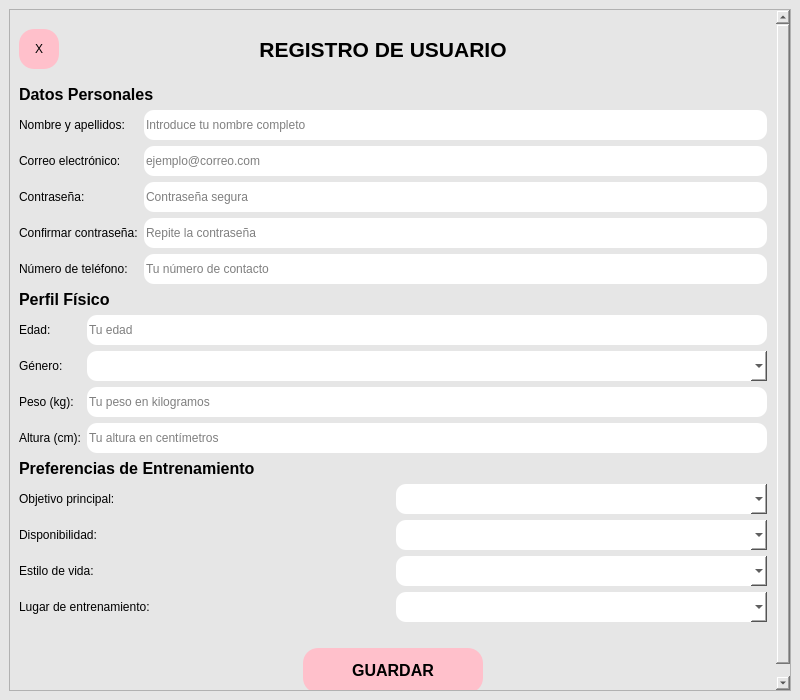
<?xml version="1.0" encoding="UTF-8"?>
<ui version="4.0">
 <class>MainWindow</class>
 <widget class="QMainWindow" name="MainWindow">
  <property name="geometry">
   <rect>
    <x>0</x>
    <y>0</y>
    <width>800</width>
    <height>700</height>
   </rect>
  </property>
  <property name="windowTitle">
   <string>GymSync - Registro de Usuario</string>
  </property>
  <property name="styleSheet">
   <string notr="true">background-color: rgb(230, 230, 230);</string>
  </property>
  <widget class="QWidget" name="centralwidget">
   <layout class="QVBoxLayout" name="verticalLayout">
    <item>
     <widget class="QScrollArea" name="scrollArea">
      <property name="widgetResizable">
       <bool>true</bool>
      </property>
      <widget class="QWidget" name="scrollAreaWidgetContents">
       <property name="geometry">
        <rect>
         <x>0</x>
         <y>0</y>
         <width>759</width>
         <height>723</height>
        </rect>
       </property>
       <layout class="QVBoxLayout" name="verticalLayout_2">
        <item>
         <layout class="QHBoxLayout" name="horizontalLayout_1">
          <item>
           <widget class="QPushButton" name="btn_salir">
            <property name="minimumSize">
             <size>
              <width>40</width>
              <height>40</height>
             </size>
            </property>
            <property name="maximumSize">
             <size>
              <width>40</width>
              <height>40</height>
             </size>
            </property>
            <property name="styleSheet">
             <string notr="true">background-color: rgb(255, 192, 203);
border-radius: 15px;</string>
            </property>
            <property name="text">
             <string>X</string>
            </property>
           </widget>
          </item>
          <item>
           <spacer name="horizontalSpacer">
            <property name="orientation">
             <enum>Qt::Horizontal</enum>
            </property>
            <property name="sizeHint" stdset="0">
             <size>
              <width>40</width>
              <height>20</height>
             </size>
            </property>
           </spacer>
          </item>
          <item>
           <widget class="QLabel" name="lbl_title">
            <property name="font">
             <font>
              <pointsize>16</pointsize>
              <weight>75</weight>
              <bold>true</bold>
             </font>
            </property>
            <property name="text">
             <string>REGISTRO DE USUARIO</string>
            </property>
            <property name="alignment">
             <set>Qt::AlignCenter</set>
            </property>
           </widget>
          </item>
          <item>
           <spacer name="horizontalSpacer_2">
            <property name="orientation">
             <enum>Qt::Horizontal</enum>
            </property>
            <property name="sizeHint" stdset="0">
             <size>
              <width>40</width>
              <height>20</height>
             </size>
            </property>
           </spacer>
          </item>
          <item>
           <widget class="QLabel" name="lbl_logo">
            <property name="minimumSize">
             <size>
              <width>60</width>
              <height>60</height>
             </size>
            </property>
            <property name="maximumSize">
             <size>
              <width>60</width>
              <height>60</height>
             </size>
            </property>
            <property name="text">
             <string/>
            </property>
            <property name="pixmap">
             <pixmap>gymsync_logo.png</pixmap>
            </property>
            <property name="scaledContents">
             <bool>true</bool>
            </property>
           </widget>
          </item>
         </layout>
        </item>
        <item>
         <widget class="QLabel" name="lbl_datos_personales">
          <property name="font">
           <font>
            <pointsize>12</pointsize>
            <weight>75</weight>
            <bold>true</bold>
           </font>
          </property>
          <property name="text">
           <string>Datos Personales</string>
          </property>
         </widget>
        </item>
        <item>
         <layout class="QGridLayout" name="gridLayout_datos_personales">
          <item row="0" column="0">
           <widget class="QLabel" name="lbl_nombre">
            <property name="text">
             <string>Nombre y apellidos:</string>
            </property>
           </widget>
          </item>
          <item row="0" column="1">
           <widget class="QLineEdit" name="txt_nombre">
            <property name="minimumSize">
             <size>
              <width>0</width>
              <height>30</height>
             </size>
            </property>
            <property name="styleSheet">
             <string notr="true">background-color: rgb(255, 255, 255);
border-radius: 10px;</string>
            </property>
            <property name="placeholderText">
             <string>Introduce tu nombre completo</string>
            </property>
           </widget>
          </item>
          <item row="1" column="0">
           <widget class="QLabel" name="lbl_correo">
            <property name="text">
             <string>Correo electrónico:</string>
            </property>
           </widget>
          </item>
          <item row="1" column="1">
           <widget class="QLineEdit" name="txt_correo">
            <property name="minimumSize">
             <size>
              <width>0</width>
              <height>30</height>
             </size>
            </property>
            <property name="styleSheet">
             <string notr="true">background-color: rgb(255, 255, 255);
border-radius: 10px;</string>
            </property>
            <property name="placeholderText">
             <string>ejemplo@correo.com</string>
            </property>
           </widget>
          </item>
          <item row="2" column="0">
           <widget class="QLabel" name="lbl_contraseña">
            <property name="text">
             <string>Contraseña:</string>
            </property>
           </widget>
          </item>
          <item row="2" column="1">
           <widget class="QLineEdit" name="txt_contraseña">
            <property name="minimumSize">
             <size>
              <width>0</width>
              <height>30</height>
             </size>
            </property>
            <property name="styleSheet">
             <string notr="true">background-color: rgb(255, 255, 255);
border-radius: 10px;</string>
            </property>
            <property name="echoMode">
             <enum>QLineEdit::Password</enum>
            </property>
            <property name="placeholderText">
             <string>Contraseña segura</string>
            </property>
           </widget>
          </item>
          <item row="3" column="0">
           <widget class="QLabel" name="lbl_confirmar_contraseña">
            <property name="text">
             <string>Confirmar contraseña:</string>
            </property>
           </widget>
          </item>
          <item row="3" column="1">
           <widget class="QLineEdit" name="txt_confirmar_contraseña">
            <property name="minimumSize">
             <size>
              <width>0</width>
              <height>30</height>
             </size>
            </property>
            <property name="styleSheet">
             <string notr="true">background-color: rgb(255, 255, 255);
border-radius: 10px;</string>
            </property>
            <property name="echoMode">
             <enum>QLineEdit::Password</enum>
            </property>
            <property name="placeholderText">
             <string>Repite la contraseña</string>
            </property>
           </widget>
          </item>
          <item row="4" column="0">
           <widget class="QLabel" name="lbl_telefono">
            <property name="text">
             <string>Número de teléfono:</string>
            </property>
           </widget>
          </item>
          <item row="4" column="1">
           <widget class="QLineEdit" name="txt_telefono">
            <property name="minimumSize">
             <size>
              <width>0</width>
              <height>30</height>
             </size>
            </property>
            <property name="styleSheet">
             <string notr="true">background-color: rgb(255, 255, 255);
border-radius: 10px;</string>
            </property>
            <property name="placeholderText">
             <string>Tu número de contacto</string>
            </property>
           </widget>
          </item>
         </layout>
        </item>
        <item>
         <widget class="QLabel" name="lbl_perfil_fisico">
          <property name="font">
           <font>
            <pointsize>12</pointsize>
            <weight>75</weight>
            <bold>true</bold>
           </font>
          </property>
          <property name="text">
           <string>Perfil Físico</string>
          </property>
         </widget>
        </item>
        <item>
         <layout class="QGridLayout" name="gridLayout_perfil_fisico">
          <item row="0" column="0">
           <widget class="QLabel" name="lbl_edad">
            <property name="text">
             <string>Edad:</string>
            </property>
           </widget>
          </item>
          <item row="0" column="1">
           <widget class="QLineEdit" name="txt_edad">
            <property name="minimumSize">
             <size>
              <width>0</width>
              <height>30</height>
             </size>
            </property>
            <property name="styleSheet">
             <string notr="true">background-color: rgb(255, 255, 255);
border-radius: 10px;</string>
            </property>
            <property name="placeholderText">
             <string>Tu edad</string>
            </property>
           </widget>
          </item>
          <item row="1" column="0">
           <widget class="QLabel" name="lbl_genero">
            <property name="text">
             <string>Género:</string>
            </property>
           </widget>
          </item>
          <item row="1" column="1">
           <widget class="QComboBox" name="cmb_genero">
            <property name="minimumSize">
             <size>
              <width>0</width>
              <height>30</height>
             </size>
            </property>
            <property name="styleSheet">
             <string notr="true">background-color: rgb(255, 255, 255);
border-radius: 10px;</string>
            </property>
           </widget>
          </item>
          <item row="2" column="0">
           <widget class="QLabel" name="lbl_peso">
            <property name="text">
             <string>Peso (kg):</string>
            </property>
           </widget>
          </item>
          <item row="2" column="1">
           <widget class="QLineEdit" name="txt_peso">
            <property name="minimumSize">
             <size>
              <width>0</width>
              <height>30</height>
             </size>
            </property>
            <property name="styleSheet">
             <string notr="true">background-color: rgb(255, 255, 255);
border-radius: 10px;</string>
            </property>
            <property name="placeholderText">
             <string>Tu peso en kilogramos</string>
            </property>
           </widget>
          </item>
          <item row="3" column="0">
           <widget class="QLabel" name="lbl_altura">
            <property name="text">
             <string>Altura (cm):</string>
            </property>
           </widget>
          </item>
          <item row="3" column="1">
           <widget class="QLineEdit" name="txt_altura">
            <property name="minimumSize">
             <size>
              <width>0</width>
              <height>30</height>
             </size>
            </property>
            <property name="styleSheet">
             <string notr="true">background-color: rgb(255, 255, 255);
border-radius: 10px;</string>
            </property>
            <property name="placeholderText">
             <string>Tu altura en centímetros</string>
            </property>
           </widget>
          </item>
         </layout>
        </item>
        <item>
         <widget class="QLabel" name="lbl_preferencias">
          <property name="font">
           <font>
            <pointsize>12</pointsize>
            <weight>75</weight>
            <bold>true</bold>
           </font>
          </property>
          <property name="text">
           <string>Preferencias de Entrenamiento</string>
          </property>
         </widget>
        </item>
        <item>
         <layout class="QGridLayout" name="gridLayout_preferencias">
          <item row="0" column="0">
           <widget class="QLabel" name="lbl_objetivo">
            <property name="text">
             <string>Objetivo principal:</string>
            </property>
           </widget>
          </item>
          <item row="0" column="1">
           <widget class="QComboBox" name="cmb_objetivo">
            <property name="minimumSize">
             <size>
              <width>0</width>
              <height>30</height>
             </size>
            </property>
            <property name="styleSheet">
             <string notr="true">background-color: rgb(255, 255, 255);
border-radius: 10px;</string>
            </property>
           </widget>
          </item>
          <item row="1" column="0">
           <widget class="QLabel" name="lbl_disponibilidad">
            <property name="text">
             <string>Disponibilidad:</string>
            </property>
           </widget>
          </item>
          <item row="1" column="1">
           <widget class="QComboBox" name="cmb_disponibilidad">
            <property name="minimumSize">
             <size>
              <width>0</width>
              <height>30</height>
             </size>
            </property>
            <property name="styleSheet">
             <string notr="true">background-color: rgb(255, 255, 255);
border-radius: 10px;</string>
            </property>
           </widget>
          </item>
          <item row="2" column="0">
           <widget class="QLabel" name="lbl_estilo_vida">
            <property name="text">
             <string>Estilo de vida:</string>
            </property>
           </widget>
          </item>
          <item row="2" column="1">
           <widget class="QComboBox" name="cmb_estilo_vida">
            <property name="minimumSize">
             <size>
              <width>0</width>
              <height>30</height>
             </size>
            </property>
            <property name="styleSheet">
             <string notr="true">background-color: rgb(255, 255, 255);
border-radius: 10px;</string>
            </property>
           </widget>
          </item>
          <item row="3" column="0">
           <widget class="QLabel" name="lbl_lugar_entrenamiento">
            <property name="text">
             <string>Lugar de entrenamiento:</string>
            </property>
           </widget>
          </item>
          <item row="3" column="1">
           <widget class="QComboBox" name="cmb_lugar_entrenamiento">
            <property name="minimumSize">
             <size>
              <width>0</width>
              <height>30</height>
             </size>
            </property>
            <property name="styleSheet">
             <string notr="true">background-color: rgb(255, 255, 255);
border-radius: 10px;</string>
            </property>
           </widget>
          </item>
         </layout>
        </item>
        <item>
         <spacer name="verticalSpacer">
          <property name="orientation">
           <enum>Qt::Vertical</enum>
          </property>
          <property name="sizeType">
           <enum>QSizePolicy::Fixed</enum>
          </property>
          <property name="sizeHint" stdset="0">
           <size>
            <width>20</width>
            <height>20</height>
           </size>
          </property>
         </spacer>
        </item>
        <item>
         <layout class="QHBoxLayout" name="horizontalLayout_2">
          <item>
           <spacer name="horizontalSpacer_3">
            <property name="orientation">
             <enum>Qt::Horizontal</enum>
            </property>
            <property name="sizeHint" stdset="0">
             <size>
              <width>40</width>
              <height>20</height>
             </size>
            </property>
           </spacer>
          </item>
          <item>
           <widget class="QPushButton" name="btn_guardar">
            <property name="minimumSize">
             <size>
              <width>180</width>
              <height>45</height>
             </size>
            </property>
            <property name="font">
             <font>
              <pointsize>12</pointsize>
              <weight>75</weight>
              <bold>true</bold>
             </font>
            </property>
            <property name="styleSheet">
             <string notr="true">background-color: rgb(255, 192, 203);
border-radius: 15px;</string>
            </property>
            <property name="text">
             <string>GUARDAR</string>
            </property>
           </widget>
          </item>
          <item>
           <spacer name="horizontalSpacer_4">
            <property name="orientation">
             <enum>Qt::Horizontal</enum>
            </property>
            <property name="sizeHint" stdset="0">
             <size>
              <width>40</width>
              <height>20</height>
             </size>
            </property>
           </spacer>
          </item>
         </layout>
        </item>
       </layout>
      </widget>
     </widget>
    </item>
   </layout>
  </widget>
 </widget>
 <resources/>
 <connections/>
</ui>
